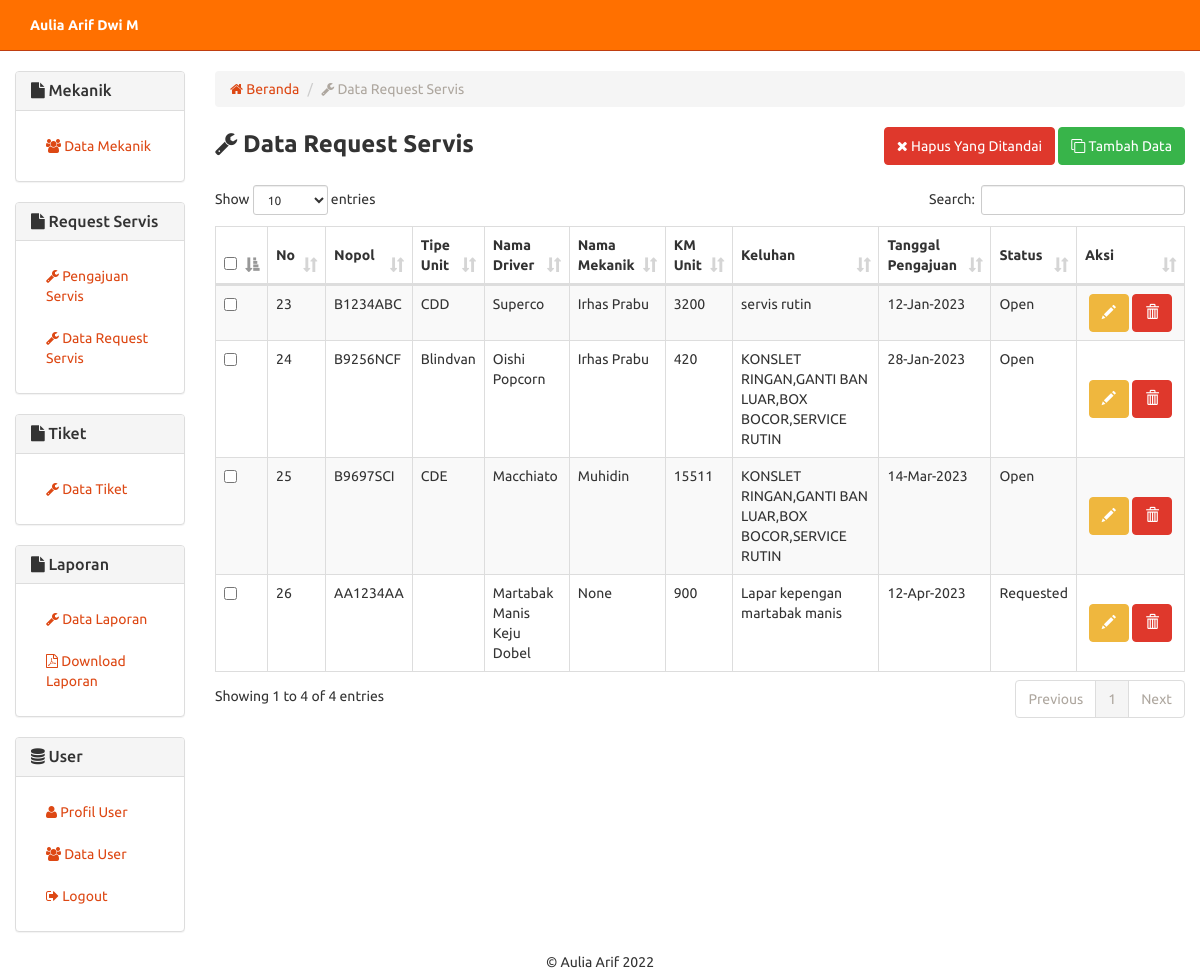
/request.php (signed in), run on an earlier commit of the app's database.
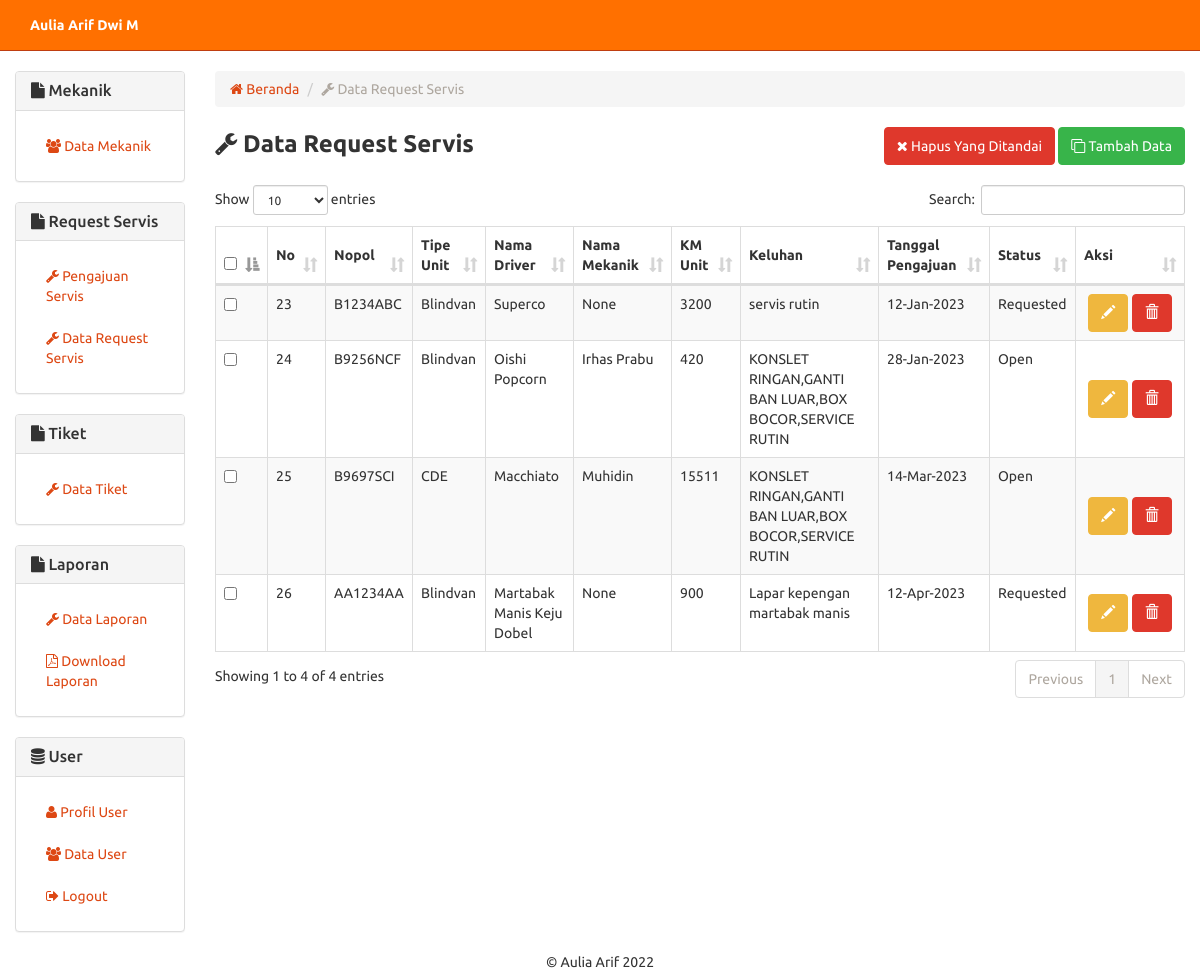
And on a later commit of the database.
### tables this page shows
CREATE TABLE `request` (
  `no_request` int(5) NOT NULL,
  `nopol` varchar(8) NOT NULL,
  `tipe_unit` varchar(8) NOT NULL,
  `nama_driver` varchar(30) NOT NULL,
  `nama_mekanik` varchar(12) NOT NULL,
  `km_unit` varchar(6) NOT NULL,
  `keluhan` varchar(200) NOT NULL,
  `tanggal_pengajuan` varchar(12) NOT NULL,
  `status` varchar(10) NOT NULL
);

### includes/request.inc.php (called while the page is built, shortened)
<?php
class Request{
  private $conn;
  public function __construct($db){
    $this->conn = $db;
  }
	function readAll(){
	    $query = "SELECT * FROM request
	              #JOIN mekanik ON tiket.nama_mekanik=mekanik.nama_mekanik
	              #JOIN 213_pelanggan ON tiket.id_pelanggan=213_pelanggan.id_pelanggan
		          #JOIN 213_sparepart ON tiket.id_sparepart=213_sparepart.id_sparepart
		          #JOIN unit ON tiket.nopol=unit.nopol";
		$stmt = $this->conn->prepare( $query );
		$stmt->execute();
		return $stmt;
	}
	function countAll(){
		$query = "SELECT * FROM request
		         #JOIN mekanik ON tiket.nama_mekanik=mekanik.nama_mekanik
		          #JOIN 213_pelanggan ON tiket.id_pelanggan=213_pelanggan.id_pelanggan
		          #JOIN 213_sparepart ON tiket.id_sparepart=213_sparepart.id_sparepart
		          #JOIN unit ON tiket.nopol=unit.nopol";
		$stmt = $this->conn->prepare( $query );
		$stmt->execute();
		return $stmt->rowCount();
	}
}
?>

### request.php (the view, shortened to what this page needs)
<?php
include "header.php";
include_once 'includes/request.inc.php';
$pro = new Request($db);
$stmt = $pro->readAll();
            ?>
<div class="row">
	<div class="col-xs-12 col-sm-12 col-md-2">
		  	<?php
			include_once 'sidebar.php';
			?>
	</div>
	<div class="col-xs-12 col-sm-12 col-md-10">
	<ol class="breadcrumb">
              <li><a href="index.php"><span class="fa fa-home"></span> Beranda</a></li>
	  <li class="active"><span class="fa fa-wrench"></span> Data Request Servis</li>
	</ol>
<form method="post">
    <div class="row">
        <div class="col-md-6 text-left">
            <strong style="font-size:18pt;"><span class="fa fa-wrench"></span> Data Request Servis</strong>
        </div>
        <div class="col-md-6 text-right">
            <button type="submit" name="hapus-contengan" class="btn btn-danger"><span class="fa fa-close"></span> Hapus Yang Ditandai</button>
            <button type="button" onclick="location.href='request-baru.php'" class="btn btn-success"><span class="fa fa-clone"></span> Tambah Data</button>
        </div>
    </div>
    <br/>
    <table width="100%" class="table table-striped table-bordered" id="tabeldata">
        <thead>
            <tr class="text-center">
                <th width="10px"><input type="checkbox" name="select-all" id="select-all" /></th>
                <th style="vertical-align:middle;">No</th>
                <th style="vertical-align:middle;">Nopol</th>
                <th style="vertical-align:middle;">Tipe Unit</th>
                <th style="vertical-align:middle;">Nama Driver</th>
                <th style="vertical-align:middle;">Nama Mekanik</th>
                <th style="vertical-align:middle;">KM Unit</th>
                <th style="vertical-align:middle;">Keluhan</th>
                  <th style="vertical-align:middle;">Tanggal Pengajuan</th>
                <th style="vertical-align:middle;">Status</th>
                <th style="vertical-align:middle;" width="70px">Aksi</th>
            </tr>
        </thead>
               <tbody>
    <?php
    while ($row = $stmt->fetch(PDO::FETCH_ASSOC)){
    ?>
            <tr>
            <td style="vertical-align:center;"><input type="checkbox" value="<?php echo $row['no_request'] ?>" name="checkbox[]" /></td>
            <td style="vertical-align:center;"><?php echo $row['no_request'] ?></td>
            <td style="vertical-align:center;"><?php echo $row['nopol'] ?></td>
            <td style="vertical-align:center;"><?php echo $row['tipe_unit'] ?></td>
            <td style="vertical-align:center;"><?php echo $row['nama_driver'] ?></td>
            <td style="vertical-align:center;"><?php echo $row['nama_mekanik'] ?></td>
            <td style="vertical-align:center;"><?php echo $row['km_unit'] ?></td>
            <td style="vertical-align:center;"><?php echo $row['keluhan'] ?></td>
<td style="vertical-align:center;"><?php echo $row['tanggal_pengajuan'] ?></td>
            <td style="vertical-align:center;"><?php echo $row['status'] ?></td>
            <td class="text-center" style="vertical-align:middle;">
                <a href="request-ubah.php?id=<?php echo $row['no_request'] ?>" class="btn btn-warning"><span class="glyphicon glyphicon-pencil" aria-hidden="true"></span></a>
    		  <a href="request-hapus.php?id=<?php echo $row['no_request'] ?>" onclick="return confirm('Yakin ingin menghapus data?')" class="btn btn-danger"><span class="glyphicon glyphicon-trash" aria-hidden="true"></span></a>
    	    </td>
            </tr>
		 <?php
    }
    ?>
        </tbody>
    </table>
    </form>
</div>
</div>
<?php include "footer.php"; ?>

What changed in the data, as far as the page shows it:
changed request "B1234ABC": tipe_unit "CDD" → "Blindvan"; nama_mekanik "Irhas Prabu" → "None"; status "Open" → "Requested"
changed request "AA1234AA": tipe_unit (not shown) → "Blindvan"
